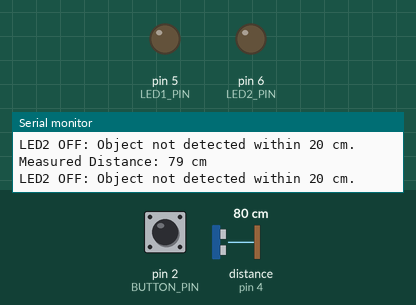
A sketch run on a simulated Arduino Uno, built with avr-gcc and run on an emulated ATmega328P. Parts: output pins drawn as LEDs (lit = HIGH), the last lines printed to the serial monitor. Wiring (inferred from the names in the program): ultrasonic range finder: trigger pin 3; echo pin 4. Inputs (shaded band) come from the test bench; at power-on: distance to the obstacle (sensor on pin 4) 80 cm, pin 2 (BUTTON_PIN) HIGH. The echo pulse lasts 58.3 µs per cm; pins used as bus, display or sensor lines are not drawn.

Above: at 1.3 s.
1.4 s: distance to the obstacle (sensor on pin 4) set to 23 cm
2.9 s: distance to the obstacle (sensor on pin 4) set to 19 cm
At 3.9 s:
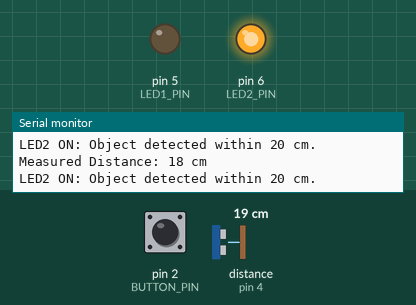
4.5 s: pin 2 (BUTTON_PIN) pulled LOW for 0.6 s
At 5.3 s:
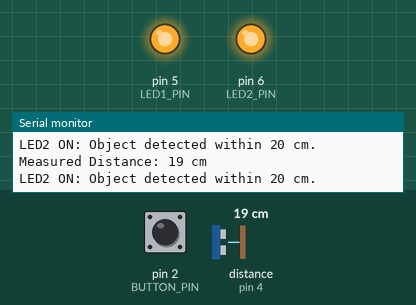
6.6 s: distance to the obstacle (sensor on pin 4) set to 250 cm
At 6.9 s:
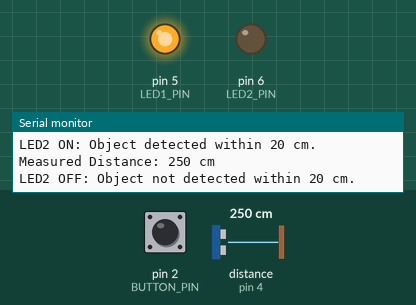
8.1 s: distance to the obstacle (sensor on pin 4) set to 2 cm
At 8.6 s:
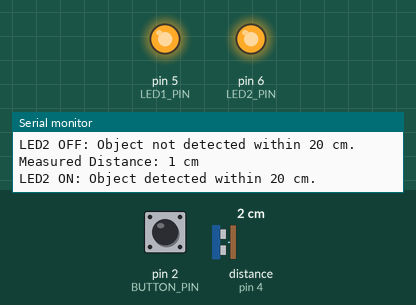
9.6 s: distance to the obstacle (sensor on pin 4) set to 35 cm
At 10.1 s:
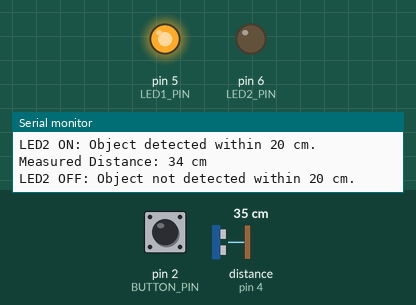
Timing chart, 0 to 12.1 s (numbered marks = the images above; inputs shaded):
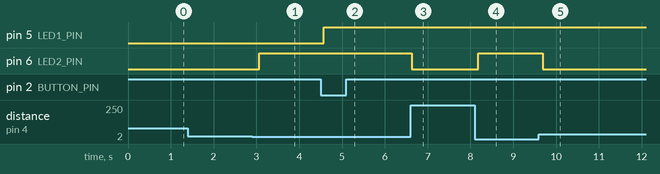

The sketch:

MultipleInterrupts_copy_20250407171924.ino
```cpp
#define BUTTON_PIN 2            // Push button connected to digital pin 2
#define TRIG_PIN 3              // Trig pin of ultrasonic sensor connected to digital pin 3
#define ECHO_PIN 4              // Echo pin of ultrasonic sensor connected to digital pin 4
#define LED1_PIN 5              // LED1 connected to digital pin 5
#define LED2_PIN 6              // LED2 connected to digital pin 6

volatile bool isButtonPressed = false;  // Flag for button press
long pulseDuration, measuredDistance;   // To store sensor data

// Interrupt service routine for button press
void onButtonPress() {
  isButtonPressed = true;   // Set the flag when the button is pressed
}

void setup() {
  Serial.begin(9600);

  // Set pin modes for input and output pins
  pinMode(BUTTON_PIN, INPUT_PULLUP);
  pinMode(TRIG_PIN, OUTPUT);
  pinMode(ECHO_PIN, INPUT);
  pinMode(LED1_PIN, OUTPUT);
  pinMode(LED2_PIN, OUTPUT);

  // Set up interrupt to monitor the button press
  attachInterrupt(digitalPinToInterrupt(BUTTON_PIN), onButtonPress, FALLING);

  // Initialize LEDs to off state
  digitalWrite(LED1_PIN, LOW);
  digitalWrite(LED2_PIN, LOW);
}

void loop() {
  // Check if button was pressed and toggle LED1
  if (isButtonPressed) {
    isButtonPressed = false;  // Reset the flag
    digitalWrite(LED1_PIN, !digitalRead(LED1_PIN));  // Toggle the state of LED1
    Serial.println("Button pressed! LED1 state changed.");
  }

  // Trigger the ultrasonic sensor to measure distance
  digitalWrite(TRIG_PIN, LOW);
  delayMicroseconds(2);
  digitalWrite(TRIG_PIN, HIGH);
  delayMicroseconds(10);
  digitalWrite(TRIG_PIN, LOW);

  // Read the duration of the pulse from the Echo pin
  pulseDuration = pulseIn(ECHO_PIN, HIGH);

  // Calculate distance in cm
  measuredDistance = pulseDuration * 0.0344 / 2;

  // Output the distance to the serial monitor
  Serial.print("Measured Distance: ");
  Serial.print(measuredDistance);
  Serial.println(" cm");

  // Toggle LED2 based on the measured distance
  if (measuredDistance < 20) {
    digitalWrite(LED2_PIN, HIGH);  // Turn on LED2 if distance is less than 20 cm
    Serial.println("LED2 ON: Object detected within 20 cm.");
  } else {
    digitalWrite(LED2_PIN, LOW);  // Turn off LED2 if distance is greater than or equal to 20 cm
    Serial.println("LED2 OFF: Object not detected within 20 cm.");
  }

  delay(500);  // Delay to avoid overwhelming the serial output
}
 //code for muliple interrupts
```

Measured:
- the behaviour switches between 21 and 20 cm on distance to the obstacle (sensor on pin 4) (found by bisection; images 0 and 1)
- after the input at 2.9 s, pin 6 (LED2_PIN): LOW → HIGH after 0.16 s
- after the input at 4.5 s, pin 5 (LED1_PIN): LOW → HIGH after 0.07 s
- after the input at 6.6 s, pin 6 (LED2_PIN): HIGH → LOW at once
- after the input at 8.1 s, pin 6 (LED2_PIN): LOW → HIGH after 0.08 s
- after the input at 9.6 s, pin 6 (LED2_PIN): HIGH → LOW after 0.09 s
